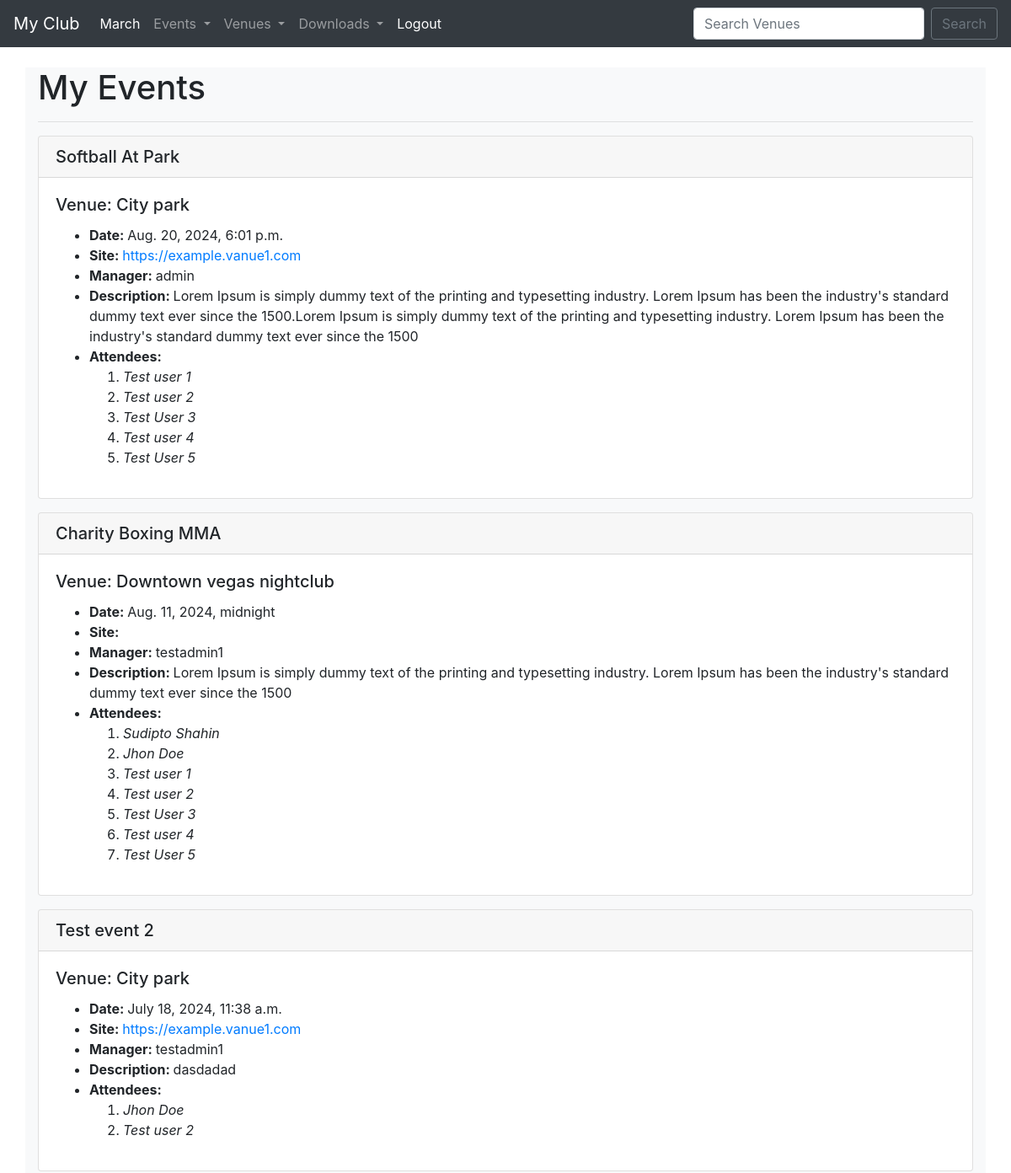
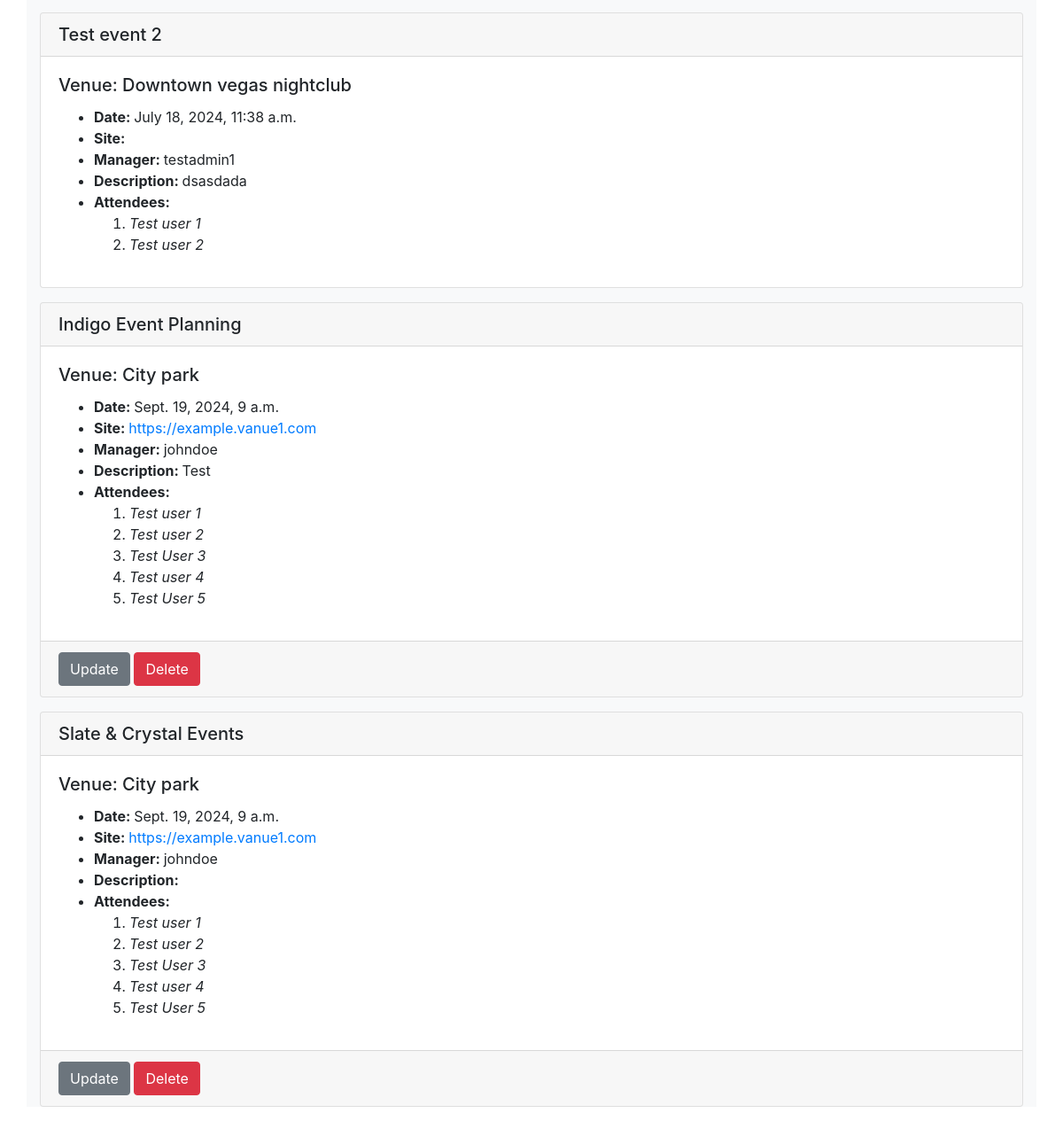
Screenshot of /my_events/ (signed in) with the database file from the repository (2 pictures, top to bottom).
### events/models.py (models this page shows, shortened)
class Event(models.Model):
    name = models.CharField('Event Name', max_length=120)
    event_date = models.DateTimeField('Event Date')
    venue = models.ForeignKey(Venue, blank=True, null=True,
                              on_delete=models.CASCADE)
    manager = models.ForeignKey(User, blank=True, null=True,
                                on_delete=models.SET_NULL)
    description = models.TextField(blank=True)
    attendees = models.ManyToManyField(MyClubUser, blank=True)
    approved = models.BooleanField('Approved', default=False)
    def __str__(self) -> str:
        return str(self.name)

class Venue(models.Model):
    name = models.CharField("Vanue name", max_length=120)
    address = models.CharField(max_length=300)
    zip_code = models.CharField('Zip code', max_length=15)
    phone = models.CharField('Contact Phone', max_length=25, blank=True)
    web = models.URLField('Website Address', blank=True)
    email_address = models.EmailField('Email Address', blank=True)
    owner = models.IntegerField("Venue Owner", blank=False, default=1)
    venue_image = models.ImageField(null=True, blank=True,
                                    upload_to=make_image_path)
    def __str__(self):
        return str(self.name)

class MyClubUser(models.Model):
    first_name = models.CharField(max_length=30)
    last_name = models.CharField(max_length=30)
    email = models.EmailField('User email')

### events/views.py (the view)
# urls.py: path('my_events/', views.my_events, name='my-events'),
def my_events(request: HttpRequest):
    if request.user.is_authenticated:
        me = request.user.id
        events = Event.objects.filter(attendees=me)
        return render(request, 'events/my_events.html', {
            'events': events
        })
    else:
        messages.success(request, "You are not authorized to view this page. \
                         Please login!")
        return redirect('home')

### events/templates/events/my_events.html
{% extends 'events/base.html' %}
{% block content %}
<h1>My Events</h1>
<hr>
{% for event in events %}
<div class="card my-3">
    <h5 class="card-header">{{event}}</h5>
    <div class="card-body">
        <h5 class="card-title">Venue: {{ event.venue }}</h5>
        <ul>
            <li><strong>Date: </strong>{{ event.event_date }}</li>
            <li><strong>Site: </strong><a href="">{{ event.venue.web }}</a></li>
            <li><strong>Manager: </strong>{{ event.manager }}</li>
            <li><strong>Description: </strong>{{ event.description }}</li>
            <li>
                <strong>Attendees: </strong>
                <ol>
                    {% for attendees in event.attendees.all %}
                    <li>
                        <i>{{attendees.first_name}} {{ attendees.last_name }}</i>
                    </li>
                    {% endfor %}
                </ol>
            </li>
        </ul>
    </div>
    {% if user.is_authenticated %}
        {% if user == event.manager %}
            <div class="card-footer">
                <a href="{% url 'update-event' event.id %}" class="btn btn-secondary">Update</a>
                <a href="{% url 'delete-event' event.id %}" class="btn btn-danger">Delete</a>
            </div>
        {% endif %}
    {% endif %}
</div>
{% endfor %}
{% endblock %}

### rows the page displays
Event: name "Softball At Park", venue "City park", event_date "Aug. 20, 2024, 6:01 p.m.", venue.web "https://example.vanue1.com", manager "admin", description "Lorem Ipsum is simply dummy text of the printing and typesetting industry. Lorem Ipsum has been the industry's standard dummy text ever since the 1500.Lorem Ipsum is simply dummy text of the printing and typesetting industry. Lorem Ipsum has been the industry's standard dummy text ever since the 1500"
MyClubUser: first_name "Test", last_name "user 1"
MyClubUser: first_name "Test", last_name "user 2"
MyClubUser: first_name "Test", last_name "User 3"
MyClubUser: first_name "Test", last_name "user 4"
MyClubUser: first_name "Test", last_name "User 5"
Event: name "Charity Boxing MMA", venue "Downtown vegas nightclub", event_date "Aug. 11, 2024, midnight", manager "testadmin1", description "Lorem Ipsum is simply dummy text of the printing and typesetting industry. Lorem Ipsum has been the industry's standard dummy text ever since the 1500"
MyClubUser: first_name "Sudipto", last_name "Shahin"
MyClubUser: first_name "Jhon", last_name "Doe"
Event: name "Test event 2", venue "City park", event_date "July 18, 2024, 11:38 a.m.", venue.web "https://example.vanue1.com", manager "testadmin1", description "dasdadad"
Event: name "Test event 2", venue "Downtown vegas nightclub", event_date "July 18, 2024, 11:38 a.m.", manager "testadmin1", description "dsasdada"
Event: name "Indigo Event Planning", venue "City park", event_date "Sept. 19, 2024, 9 a.m.", venue.web "https://example.vanue1.com", manager "johndoe", description "Test", shows "Update"
Event: name "Slate & Crystal Events", venue "City park", event_date "Sept. 19, 2024, 9 a.m.", venue.web "https://example.vanue1.com", manager "johndoe", shows "Update"
